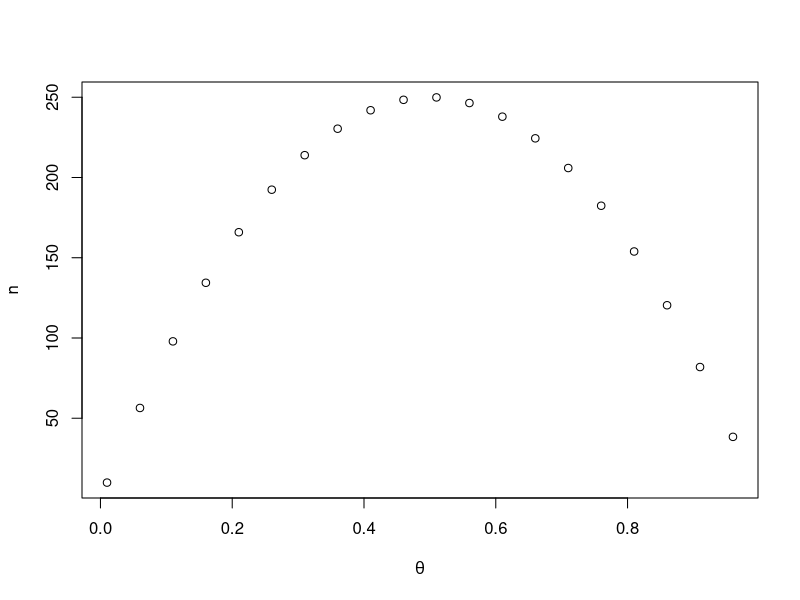
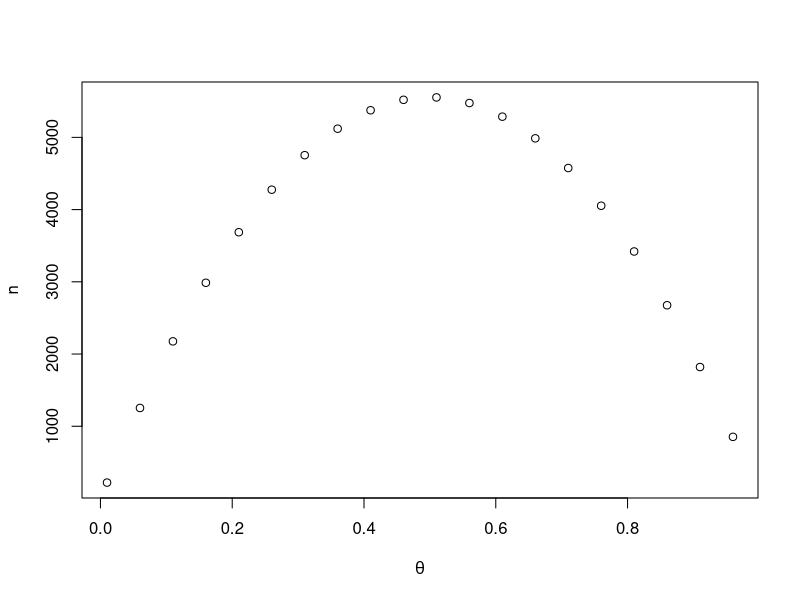

The R script that drew these images, in order:
## ---- chunk 1
theta = seq(0.01,.99,by=0.05)
n = theta * (1-theta) * 1000

plot(x = theta, y = n, xlab = expression(theta))
## ---- chunk 2
theta = seq(0.01,.99,by=0.05)
n = theta * (1-theta) * (1/0.03^2) * 1/0.05

plot(x = theta, y = n, xlab = expression(theta))
